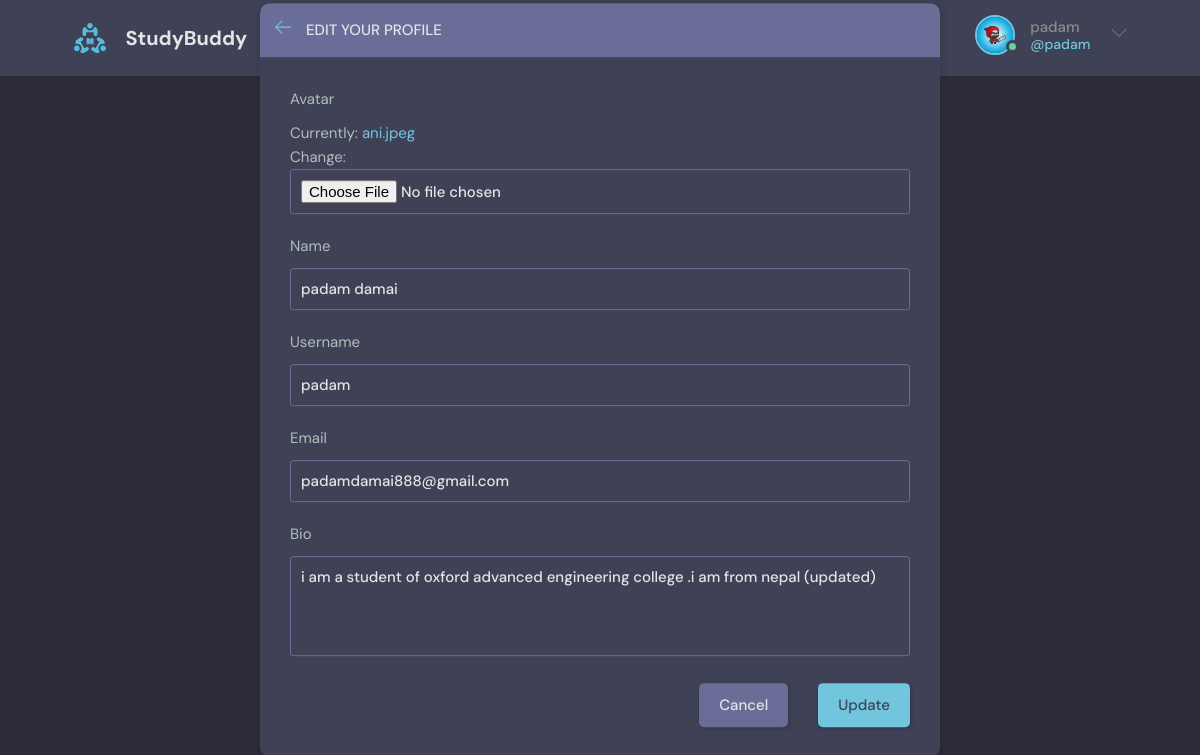
The page /update-user (signed in) on the database its author committed.
### base/models.py (models this page shows)
class User(AbstractUser):
    name = models.CharField(max_length=200,null=True)
    email = models.EmailField(unique=True)
    bio = models.TextField(null=True)
    avatar = models.ImageField(null=True,default="avatar.svg")
    USERNAME_FIELD = 'email'
    REQUIRED_FIELDS = []

### base/views.py (the view)
# urls.py: path('update-user',views.updateUser,name='update-user'),
@login_required(login_url = 'login_page')
def updateUser(request):
    user = request.user
    form = UserForm(instance = user)
    if request.method == 'POST':
        form = UserForm(request.POST,request.FILES,instance=user)
        if form.is_valid:
            form.save()
            redirect('userProfile',pk= user.id)
    return render(request,'base/update-user.html',{'form':form})

### base/forms.py
class UserForm(ModelForm):
    class Meta:
        model= User
        fields = ['avatar','name','username','email','bio']

### base/templates/base/update-user.html (shortened to what this page needs)
{% extends 'main.html' %}
{% block content %}
    <main class="update-account layout">
        <div class="container">
            <div class="layout__box">
                <div class="layout__boxHeader">
                    <div class="layout__boxTitle">
                        <a href="{% url 'home' %}">
                            <svg version="1.1" xmlns="http://www.w3.org/2000/svg" width="32" height="32"
                                viewBox="0 0 32 32">
                                <title>arrow-left</title>
                                <path
                                    d="M13.723 2.286l-13.723 13.714 13.719 13.714 1.616-1.611-10.96-10.96h27.625v-2.286h-27.625l10.965-10.965-1.616-1.607z">
                                </path>
                            </svg>
                        </a>
                        <h3>Edit your profile</h3>
                    </div>
                </div>
                <div class="layout__body">
                    <form class="form" action="" method="POST" enctype="multipart/form-data">
                      {% for fields in form %}
                        <div class="form__group">
                            <label for="profile_pic">{{fields.label}}</label>
                            {{fields}}
                        </div>
                        {% endfor %}
                        <div class="form__action">
                            <a class="btn btn--dark" href="javascript:window.history.back()">Cancel</a>
                            <button class="btn btn--main" type="submit">Update</button>
                        </div>
                    </form>
                </div>
            </div>
        </div>
    </main>
    {% endblock content %}

### templates/navbar.html (shortened to what this page needs)
{% load static %}
<header class="header header--loggedIn">
    <div class="container">
      <a href="{% url 'home' %}" class="header__logo">
        <img src="{% static  'images/logo.svg' %}" />
        <h1>StudyBuddy</h1>
      </a>
      <form class="header__search" method="GET" action="{% url 'home' %}">
        <label>
        </label>
      </form>
      <nav class="header__menu">
        {% if request.user.is_authenticated %}
        <div class="header__user">
          <a href="{% url 'update-user' %}">
            <div class="avatar avatar--medium active">
              <img src="{{request.user.avatar.url}}" />
            </div>
            <p>{{request.user.username}}<span>@{{request.user.username}}</span></p>
          </a>
          <button class="dropdown-button">
            <svg version="1.1" xmlns="http://www.w3.org/2000/svg" width="32" height="32" viewBox="0 0 32 32">
              <title>chevron-down</title>
              <path d="M16 21l-13-13h-3l16 16 16-16h-3l-13 13z"></path>
            </svg>
          </button>
        </div>
        {% else %}
        <a href="{% url 'login_page' %}">
          <img src="{% static 'images/avatar.svg' %}" />
          <p>Login</p>
        </a>
        {% endif %}
      </nav>
    </div>
  </header>

### static/style/style.css (style rules this page uses)
:root { --color-main: #71c6dd; --color-main-light: #e1f6fb; --color-dark: #3f4156; --color-dark-medium: #51546e; --color-dark-light: #696d97; --color-light: #e5e5e5; --color-gray: #8b8b8b; --color-light-gray: #b2bdbd; --color-bg: #2d2d39; --color-success: #5dd693; --color-error: #fc4b0b; }
* { font-family: "DM Sans", -apple-system, BlinkMacSystemFont, "Segoe UI", Roboto, Oxygen, Ubuntu, Cantarell, "Open Sans", "Helvetica Neue", sans-serif; margin: 0; padding: 0; box-sizing: border-box; text-rendering: optimizeLegibility; font-size: inherit; }
html { font-size: 56.25%; }
@media only screen and (min-width: 1200px) { html { font-size: 62.5%; } }
body { line-height: 1.6; font-weight: 400; font-size: 1.5rem; color: var(--color-light-gray); background-color: var(--color-bg); min-height: 100vh; }
img { width: 100%; }
a { display: inline-block; color: var(--color-main); text-decoration: none; }
.container { max-width: 120rem; width: 90%; margin: auto; }
.btn { background-color: transparent; border: none; display: inline-flex; align-items: center; gap: 1rem; cursor: pointer; transition: all ease-in-out 0.3s; padding: 1rem 2rem; border-radius: 5px; box-shadow: 1px 1px 3px 1px rgba(0, 0, 0, 0.15); font-weight: 500; }
.btn--main { background-color: var(--color-main); color: var(--color-dark); }
.btn--dark { background-color: var(--color-dark-light); color: var(--color-light); }
.avatar { position: relative; display: inline-block; border-radius: 50%; border: 2px solid var(--color-main); }
.avatar img { display: block; border-radius: 50%; object-fit: cover; object-position: center; }
.avatar::after { content: ""; display: block; position: absolute; background-color: var(--color-gray); z-index: 111; border-radius: 50%; border: 0.3rem solid var(--color-dark); }
.avatar.active::after { background-color: var(--color-success); }
.avatar.avatar--medium img { width: 3.6rem; height: 3.6rem; border-radius: 50%; }
.avatar.avatar--medium:after { width: 0.7rem; height: 0.7rem; bottom: 0px; right: -6px; }
.header { padding: 1.5rem; background-color: var(--color-dark); }
.header > .container { display: flex; gap: 9.5rem; }
.header__logo, .header__user { display: flex; gap: 2rem; align-items: center; }
.header__logo > img { height: 3.2rem; width: 3.2rem; }
.header__logo > h1 { font-weight: 700; font-size: 2rem; color: var(--color-light); }
.header__search > label { background-color: var(--color-dark-medium); padding: 1.3rem 1rem; display: flex; align-items: center; gap: 1rem; border-radius: 4px; }
.header__menu { margin-left: auto; position: relative; }
.header__menu a { display: flex; gap: 1.5rem; align-items: center; font-weight: 500; text-decoration: none; color: var(--color-gray); }
.header__menu img { height: 3.6rem; }
.header__menu p { line-height: 1.2; }
.header__menu span { color: var(--color-main); font-weight: 500; font-size: 1.4rem; display: block; }
.header__menu svg { width: 1.6rem; height: 1.6rem; fill: var(--color-dark-light); }
.dropdown-button { background: transparent; border: 0; outline: 0; cursor: pointer; }
.layout { margin-top: 2.4rem; }
.layout > .container { display: flex; justify-content: space-between; align-items: flex-start; }
.layout__box { width: 90%; max-width: 48rem; min-height: 40rem; position: absolute; top: 35rem; left: 50%; transform: translate(-50%, -46%); background-color: var(--color-dark); border-radius: 1rem; box-shadow: 1px 1px 6px 3px rgba(0, 0, 0, 0.1); overflow: hidden; }
.layout__boxHeader { display: flex; padding: 1.5rem; background-color: var(--color-dark-light); }
.layout__boxTitle { display: flex; gap: 1.5rem; align-items: center; }
.layout__boxTitle h3 { text-transform: uppercase; font-weight: 500; color: var(--color-light); }
.layout__boxTitle svg { width: 1.6rem; height: 1.6rem; fill: var(--color-main); }
.layout__body { margin: 3rem; }
.form__group { margin-bottom: 2rem; width: 100%; }
.form__group label { display: block; font-size: 1.5rem; margin-bottom: 1rem; }
.form__group input, .form__group textarea, .form__group select { background: transparent; border: 1px solid var(--color-dark-light); padding: 1rem; border-radius: 3px; width: 100%; color: var(--color-light); font-weight: 500; outline: none; }
.form__group textarea { background: transparent; height: 10rem; resize: none; }
.form__action { display: flex; justify-content: flex-end; gap: 3rem; }
.update-account.layout .layout__box { max-width: 68rem; }

### rows shown on the page
User: user.avatar (picture), user.username "padam", form "padam damai" "padam" "padamdamai888@gmail.com" "i am a student of oxford advanced engineering college .i am from nepal (updated)"

### other values the page prints
{{ fields.label }} "Avatar" "Name" "Username" "Email" "Bio"
